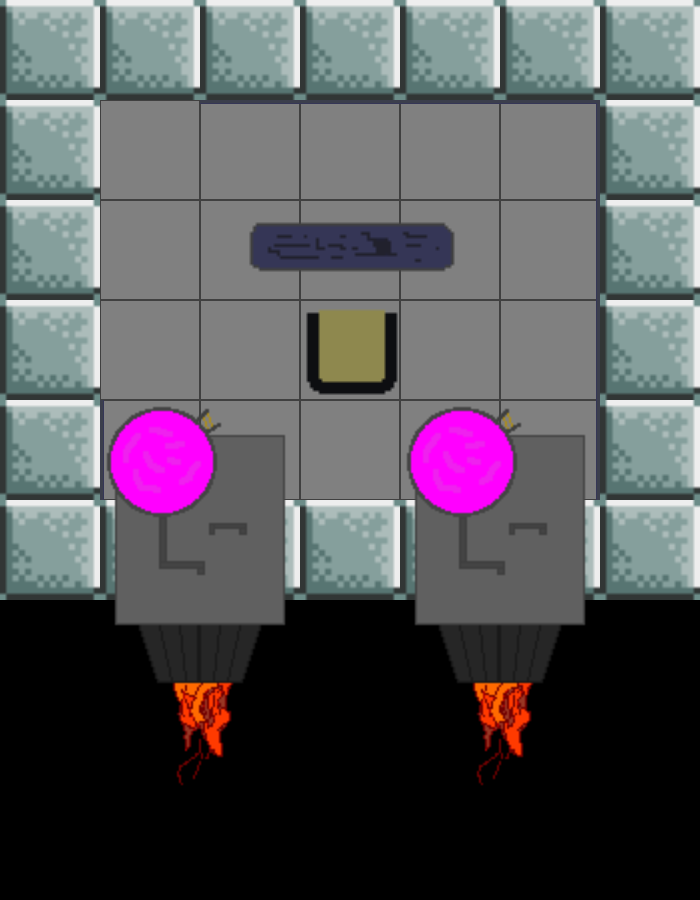

The image is a tile-based game level rendered from a .tmx file. Its description and source (layers, tilesets, objects; grid data summarised) follow:
An orthogonal 7x9 tile map with 100x100 px tiles, 2 tile layers (Ship, Object), 2 tilesets.

<map version="1.0" orientation="orthogonal" renderorder="right-down" width="7" height="9" tilewidth="100" tileheight="100" backgroundcolor="#000000" nextobjectid="1">
 <tileset firstgid="1" name="Ship" tilewidth="100" tileheight="100" tilecount="50" columns="5">
  <image source="../Images/Ship.png" width="500" height="1000" />
 </tileset>
 <tileset firstgid="51" name="Objects" tilewidth="100" tileheight="100" tilecount="50" columns="5">
  <image source="../Images/Objects.png" width="500" height="1000" />
 </tileset>
 <layer name="Ship" width="7" height="9">
  <data>[63 cells, 42 non-empty, 6 distinct tile ids]</data>
 </layer>
 <layer name="Object" width="7" height="9">
  <data>[63 cells, 20 non-empty, 12 distinct tile ids]</data>
 </layer>
</map>
